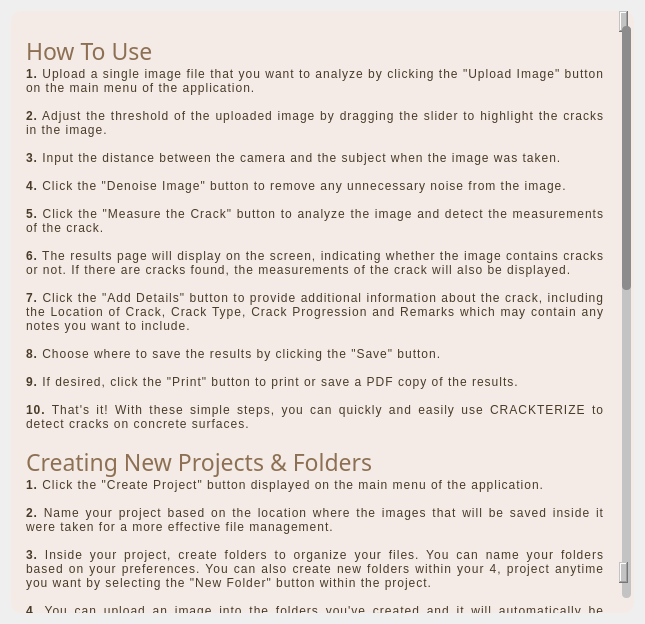
<?xml version="1.0" encoding="UTF-8"?>
<ui version="4.0">
 <class>Dialog</class>
 <widget class="QDialog" name="Dialog">
  <property name="geometry">
   <rect>
    <x>0</x>
    <y>0</y>
    <width>645</width>
    <height>624</height>
   </rect>
  </property>
  <property name="windowTitle">
   <string>Dialog</string>
  </property>
  <layout class="QVBoxLayout" name="verticalLayout">
   <item>
    <widget class="QWidget" name="widget" native="true">
     <layout class="QVBoxLayout" name="verticalLayout_2">
      <property name="leftMargin">
       <number>0</number>
      </property>
      <property name="topMargin">
       <number>0</number>
      </property>
      <property name="rightMargin">
       <number>0</number>
      </property>
      <property name="bottomMargin">
       <number>0</number>
      </property>
      <item>
       <widget class="QScrollArea" name="scrollArea">
        <property name="styleSheet">
         <string notr="true">#scrollArea {
background-color: #F4EBE6;
    border-top-left-radius: 10px;
    border-bottom-left-radius: 10px;
    border-top-right-radius: 10px;
    border-bottom-right-radius: 10px;
}
QScrollArea viewport {
    background-color: yellow; /* set the background color */
}

QScrollBar:vertical {
    background-color: #c3c3c3;
    width: 15px;
    margin: 15px 3px 15px 3px;
    border: 1px transparent #2A2929;
    border-radius: 4px;
}

QScrollBar:vertical:hover {
    width: 20px;
}

QScrollBar::handle:vertical {
    background-color: #8c8c8c;
    min-height: 5px;
    border-radius: 4px;
}

QScrollBar::sub-line:vertical {
    margin: 3px 0px 3px 0px;
    border-image: url(:/images/up_arrow_disabled.png);
    height: 10px;
    width: 10px;
    subcontrol-position: top;
    subcontrol-origin: margin;
}

QScrollBar::add-line:vertical {
    margin: 3px 0px 3px 0px;
    border-image: url(:/images/down_arrow_disabled.png);
    height: 10px;
    width: 10px;
    subcontrol-position: bottom;
    subcontrol-origin: margin;
}

QScrollBar::up-arrow:vertical,
QScrollBar::down-arrow:vertical {
    background: none;
}

QScrollBar::add-page:vertical,
QScrollBar::sub-page:vertical {
    background: none;
}
</string>
        </property>
        <property name="widgetResizable">
         <bool>true</bool>
        </property>
        <property name="alignment">
         <set>Qt::AlignCenter</set>
        </property>
        <widget class="QWidget" name="scrollAreaWidgetContents">
         <property name="geometry">
          <rect>
           <x>0</x>
           <y>-927</y>
           <width>612</width>
           <height>1673</height>
          </rect>
         </property>
         <property name="minimumSize">
          <size>
           <width>50</width>
           <height>35</height>
          </size>
         </property>
         <property name="styleSheet">
          <string notr="true">#scrollAreaWidgetContents{
background-color: transparent;
color: #4A3B28;
min-height: 35px; min-width: 50px;;
                    
}</string>
         </property>
         <layout class="QVBoxLayout" name="verticalLayout_3">
          <property name="leftMargin">
           <number>15</number>
          </property>
          <property name="topMargin">
           <number>15</number>
          </property>
          <property name="rightMargin">
           <number>15</number>
          </property>
          <property name="bottomMargin">
           <number>15</number>
          </property>
          <item>
           <widget class="QWidget" name="widget_4" native="true">
            <layout class="QVBoxLayout" name="verticalLayout_5">
             <property name="spacing">
              <number>0</number>
             </property>
             <property name="leftMargin">
              <number>0</number>
             </property>
             <property name="rightMargin">
              <number>0</number>
             </property>
             <item>
              <widget class="QLabel" name="label_2">
               <property name="font">
                <font>
                 <family>Segoe UI Black</family>
                 <pointsize>17</pointsize>
                 <italic>false</italic>
                 <bold>false</bold>
                </font>
               </property>
               <property name="styleSheet">
                <string notr="true">#label_2{
font: 150 17pt Segoe UI Black;
alignment: center;
color: rgba(111, 75, 39, 0.77);
                                 }</string>
               </property>
               <property name="text">
                <string>How To Use                     </string>
               </property>
              </widget>
             </item>
             <item>
              <widget class="QLabel" name="label_6">
               <property name="styleSheet">
                <string notr="true">#label_6{
font:  100 10pt &quot;Arial&quot;;
letter-spacing: 1px;
line-height: 3.5px;
color: #4A3B28;}</string>
               </property>
               <property name="text">
                <string>&lt;b&gt;1.&lt;/b&gt; Upload a single image file that you want to analyze by clicking the &quot;Upload Image&quot; button on the main menu of the application.&lt;br&gt;&lt;br&gt;
&lt;b&gt;2.&lt;/b&gt; Adjust the threshold of the uploaded image by dragging the slider to highlight the cracks in the image.&lt;br&gt;&lt;br&gt;
&lt;b&gt;3.&lt;/b&gt; Input the distance between the camera and the subject when the image was taken.&lt;br&gt;&lt;br&gt;
&lt;b&gt;4.&lt;/b&gt; Click the &quot;Denoise Image&quot; button to remove any unnecessary noise from the image.&lt;br&gt;&lt;br&gt;
&lt;b&gt;5.&lt;/b&gt; Click the &quot;Measure the Crack&quot; button to analyze the image and detect the measurements of the crack.&lt;br&gt;&lt;br&gt;
&lt;b&gt;6.&lt;/b&gt; The results page will display on the screen, indicating whether the image contains cracks or not. If there are cracks found, the measurements of the crack will also be displayed.&lt;br&gt;&lt;br&gt;
&lt;b&gt;7.&lt;/b&gt; Click the &quot;Add Details&quot; button to provide additional information about the crack, including the Location of Crack, Crack Type, Crack Progression and Remarks which may contain any notes you want to include.&lt;br&gt;&lt;br&gt;
&lt;b&gt;8.&lt;/b&gt; Choose where to save the results by clicking the &quot;Save&quot; button.&lt;br&gt;&lt;br&gt;
&lt;b&gt;9.&lt;/b&gt; If desired, click the &quot;Print&quot; button to print or save a PDF copy of the results.&lt;br&gt;&lt;br&gt;
&lt;b&gt;10.&lt;/b&gt; That's it! With these simple steps, you can quickly and easily use CRACKTERIZE to detect cracks on concrete surfaces.</string>
               </property>
               <property name="scaledContents">
                <bool>false</bool>
               </property>
               <property name="alignment">
                <set>Qt::AlignJustify|Qt::AlignVCenter</set>
               </property>
               <property name="wordWrap">
                <bool>true</bool>
               </property>
               <property name="margin">
                <number>25</number>
               </property>
               <property name="indent">
                <number>-1</number>
               </property>
              </widget>
             </item>
            </layout>
           </widget>
          </item>
          <item>
           <widget class="QWidget" name="widget_7" native="true">
            <layout class="QVBoxLayout" name="verticalLayout_6">
             <property name="spacing">
              <number>0</number>
             </property>
             <property name="leftMargin">
              <number>0</number>
             </property>
             <property name="topMargin">
              <number>0</number>
             </property>
             <property name="rightMargin">
              <number>0</number>
             </property>
             <item>
              <widget class="QLabel" name="label_3">
               <property name="styleSheet">
                <string notr="true">#label_3{
font: 150 17pt Segoe UI Black;
alignment: center;
color: rgba(111, 75, 39, 0.77);
                                 }</string>
               </property>
               <property name="text">
                <string>Creating New Projects &amp; Folders</string>
               </property>
              </widget>
             </item>
             <item>
              <widget class="QLabel" name="label_4">
               <property name="styleSheet">
                <string notr="true">#label_4{
font:  100 10pt &quot;Arial&quot;;
letter-spacing: 1px;
line-height: 3.5px;
color: #4A3B28;}</string>
               </property>
               <property name="text">
                <string>&lt;b&gt;1.&lt;/b&gt; Click the &quot;Create Project&quot; button displayed on the main menu of the application.&lt;br&gt;&lt;br&gt;
&lt;b&gt;2.&lt;/b&gt; Name your project based on the location where the images that will be saved inside it were taken for a more effective file management.&lt;br&gt;&lt;br&gt;
&lt;b&gt;3.&lt;/b&gt; Inside your project, create folders to organize your files. You can name your folders based on your preferences. You can also create new folders within your 4, project anytime you want by selecting the &quot;New Folder&quot; button within the project.&lt;br&gt;&lt;br&gt;
&lt;b&gt;4.&lt;/b&gt; You can upload an image into the folders you've created and it will automatically be processed and proceed to the application’s main function upon uploading or you can go back to the main menu and use the “Upload Image” button as it will give you the option to choose where to save the results. You can select an existing folder within your project, or create a new folder on the spot to save the results in it.&lt;br&gt;&lt;br&gt;
&lt;b&gt;5.&lt;/b&gt; After using the main function, the app You can also create new folders within your project anytime you want by selecting the &quot;Create New Folder&quot; button within the project.&lt;br&gt;&lt;br&gt;
&lt;b&gt;6.&lt;/b&gt; To access your projects and folders later, simply navigate to the main menu and select the project you want to view.&lt;br&gt;&lt;br&gt;
&lt;b&gt;7.&lt;/b&gt; Enjoy using the app's project feature to keep your files organized and easily accessible!</string>
               </property>
               <property name="alignment">
                <set>Qt::AlignJustify|Qt::AlignVCenter</set>
               </property>
               <property name="wordWrap">
                <bool>true</bool>
               </property>
               <property name="margin">
                <number>25</number>
               </property>
              </widget>
             </item>
            </layout>
           </widget>
          </item>
          <item>
           <widget class="QWidget" name="widget_3" native="true">
            <layout class="QVBoxLayout" name="verticalLayout_7">
             <property name="spacing">
              <number>0</number>
             </property>
             <property name="leftMargin">
              <number>0</number>
             </property>
             <property name="topMargin">
              <number>0</number>
             </property>
             <property name="rightMargin">
              <number>0</number>
             </property>
             <item>
              <widget class="QLabel" name="label_7">
               <property name="styleSheet">
                <string notr="true">#label_7{
font: 150 17pt Segoe UI Black;
alignment: center;
color: rgba(111, 75, 39, 0.77);
                                 }</string>
               </property>
               <property name="text">
                <string>Calculator</string>
               </property>
              </widget>
             </item>
             <item>
              <widget class="QLabel" name="label_5">
               <property name="font">
                <font>
                 <family>Arial</family>
                 <pointsize>10</pointsize>
                 <italic>false</italic>
                 <bold>false</bold>
                 <underline>false</underline>
                 <strikeout>false</strikeout>
                 <stylestrategy>PreferAntialias</stylestrategy>
                 <kerning>true</kerning>
                </font>
               </property>
               <property name="styleSheet">
                <string notr="true">#label_5{
font:  100 10pt &quot;Arial&quot;;
letter-spacing: 1px;
line-height: 3.5px;
color: #4A3B28;}</string>
               </property>
               <property name="text">
                <string>The calculator button in the main menu of the app provides access to different types of engineering-related calculators, such as Scientific Calculator, Stairs Calculator, Curb and Gutter Barrier Calculator, and others. These calculators can be used to perform quick calculations related to various engineering tasks and projects, without the need for a separate calculator app or tool.</string>
               </property>
               <property name="alignment">
                <set>Qt::AlignJustify|Qt::AlignVCenter</set>
               </property>
               <property name="wordWrap">
                <bool>true</bool>
               </property>
               <property name="margin">
                <number>25</number>
               </property>
              </widget>
             </item>
            </layout>
           </widget>
          </item>
          <item>
           <widget class="QWidget" name="widget_5" native="true">
            <layout class="QVBoxLayout" name="verticalLayout_8">
             <property name="leftMargin">
              <number>0</number>
             </property>
             <property name="topMargin">
              <number>0</number>
             </property>
             <property name="rightMargin">
              <number>0</number>
             </property>
             <property name="bottomMargin">
              <number>0</number>
             </property>
             <item>
              <widget class="QWidget" name="widget_10" native="true">
               <layout class="QVBoxLayout" name="verticalLayout_9">
                <property name="leftMargin">
                 <number>0</number>
                </property>
                <property name="topMargin">
                 <number>0</number>
                </property>
                <property name="rightMargin">
                 <number>0</number>
                </property>
                <item>
                 <widget class="QLabel" name="label_8">
                  <property name="styleSheet">
                   <string notr="true">#label_8{
font: 150 17pt Segoe UI Black;
alignment: center;
color: rgba(111, 75, 39, 0.77);
                                 }</string>
                  </property>
                  <property name="text">
                   <string>Developers</string>
                  </property>
                 </widget>
                </item>
               </layout>
              </widget>
             </item>
             <item>
              <widget class="QWidget" name="widget_11" native="true">
               <property name="minimumSize">
                <size>
                 <width>200</width>
                 <height>0</height>
                </size>
               </property>
               <layout class="QHBoxLayout" name="horizontalLayout">
                <property name="leftMargin">
                 <number>25</number>
                </property>
                <item>
                 <widget class="QLabel" name="label_11">
                  <property name="minimumSize">
                   <size>
                    <width>70</width>
                    <height>70</height>
                   </size>
                  </property>
                  <property name="maximumSize">
                   <size>
                    <width>70</width>
                    <height>70</height>
                   </size>
                  </property>
                  <property name="text">
                   <string/>
                  </property>
                  <property name="pixmap">
                   <pixmap resource="../Crackterize2/images/images.qrc">:/images/Ilagan.png</pixmap>
                  </property>
                  <property name="scaledContents">
                   <bool>true</bool>
                  </property>
                 </widget>
                </item>
                <item>
                 <widget class="QLabel" name="label_9">
                  <property name="styleSheet">
                   <string notr="true">#label_9{
font: 150 14pt Segoe UI Black;
alignment: center;
color: rgba(111, 75, 39, 0.77);
                                 }</string>
                  </property>
                  <property name="text">
                   <string>Ilagan, Jayvee P.</string>
                  </property>
                  <property name="indent">
                   <number>10</number>
                  </property>
                 </widget>
                </item>
               </layout>
              </widget>
             </item>
             <item>
              <widget class="QWidget" name="widget_9" native="true">
               <layout class="QHBoxLayout" name="horizontalLayout_2">
                <property name="leftMargin">
                 <number>25</number>
                </property>
                <item>
                 <widget class="QLabel" name="label_12">
                  <property name="maximumSize">
                   <size>
                    <width>70</width>
                    <height>70</height>
                   </size>
                  </property>
                  <property name="text">
                   <string/>
                  </property>
                  <property name="pixmap">
                   <pixmap resource="../Crackterize2/images/images.qrc">:/newPrefix/Maiquez.png</pixmap>
                  </property>
                  <property name="scaledContents">
                   <bool>true</bool>
                  </property>
                 </widget>
                </item>
                <item>
                 <widget class="QLabel" name="label_10">
                  <property name="styleSheet">
                   <string notr="true">#label_10{
font: 150 14pt Segoe UI Black;
alignment: center;
color: rgba(111, 75, 39, 0.77);
                                 }</string>
                  </property>
                  <property name="text">
                   <string>Maiquez, John Carlo M.</string>
                  </property>
                  <property name="indent">
                   <number>10</number>
                  </property>
                 </widget>
                </item>
               </layout>
              </widget>
             </item>
             <item>
              <widget class="QWidget" name="widget_8" native="true">
               <layout class="QHBoxLayout" name="horizontalLayout_3">
                <property name="leftMargin">
                 <number>25</number>
                </property>
                <item>
                 <widget class="QLabel" name="label_13">
                  <property name="minimumSize">
                   <size>
                    <width>70</width>
                    <height>70</height>
                   </size>
                  </property>
                  <property name="maximumSize">
                   <size>
                    <width>70</width>
                    <height>70</height>
                   </size>
                  </property>
                  <property name="text">
                   <string/>
                  </property>
                  <property name="pixmap">
                   <pixmap resource="../Crackterize2/images/images.qrc">:/images/Narvaez.png</pixmap>
                  </property>
                  <property name="scaledContents">
                   <bool>true</bool>
                  </property>
                 </widget>
                </item>
                <item>
                 <widget class="QLabel" name="label_14">
                  <property name="styleSheet">
                   <string notr="true">#label_14{
font: 150 14pt Segoe UI Black;
alignment: center;
color: rgba(111, 75, 39, 0.77);
                                 }</string>
                  </property>
                  <property name="text">
                   <string>Narvaez, Allyza Mae A.</string>
                  </property>
                  <property name="indent">
                   <number>10</number>
                  </property>
                 </widget>
                </item>
               </layout>
              </widget>
             </item>
             <item>
              <widget class="QWidget" name="widget_6" native="true">
               <layout class="QHBoxLayout" name="horizontalLayout_4">
                <property name="leftMargin">
                 <number>25</number>
                </property>
                <item>
                 <widget class="QLabel" name="label_15">
                  <property name="minimumSize">
                   <size>
                    <width>70</width>
                    <height>70</height>
                   </size>
                  </property>
                  <property name="maximumSize">
                   <size>
                    <width>70</width>
                    <height>70</height>
                   </size>
                  </property>
                  <property name="styleSheet">
                   <string notr="true">#label_15{border-bottom-radius:7px;}</string>
                  </property>
                  <property name="text">
                   <string/>
                  </property>
                  <property name="pixmap">
                   <pixmap>../../Downloads/Nora.png</pixmap>
                  </property>
                  <property name="scaledContents">
                   <bool>true</bool>
                  </property>
                  <property name="wordWrap">
                   <bool>true</bool>
                  </property>
                 </widget>
                </item>
                <item>
                 <widget class="QLabel" name="label_16">
                  <property name="styleSheet">
                   <string notr="true">#label_16{
font: 150 14pt Segoe UI Black;
alignment: center;
color: rgba(111, 75, 39, 0.77);
                                 }</string>
                  </property>
                  <property name="text">
                   <string>Nora, John Patrick B.</string>
                  </property>
                  <property name="indent">
                   <number>10</number>
                  </property>
                 </widget>
                </item>
               </layout>
              </widget>
             </item>
            </layout>
           </widget>
          </item>
         </layout>
        </widget>
       </widget>
      </item>
     </layout>
    </widget>
   </item>
  </layout>
 </widget>
 <resources>
  <include location="images/images.qrc"/>
  <include location="../Crackterize2/images/images.qrc"/>
 </resources>
 <connections/>
</ui>
